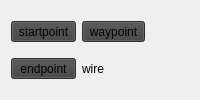
            <widget class="QWidget" name="wire">
             <layout class="QGridLayout" name="gridLayout_14">
              <item row="0" column="0">
               <widget class="QToolButton" name="toolButton_wire_startpoint">
                <property name="sizePolicy">
                 <sizepolicy hsizetype="Preferred" vsizetype="Fixed">
                  <horstretch>0</horstretch>
                  <verstretch>0</verstretch>
                 </sizepolicy>
                </property>
                <property name="palette">
                 <palette>
                  <active>
                   <colorrole role="Button">
                    <brush brushstyle="SolidPattern">
                     <color alpha="255">
                      <red>65</red>
                      <green>65</green>
                      <blue>65</blue>
                     </color>
                    </brush>
                   </colorrole>
                   <colorrole role="Base">
                    <brush brushstyle="SolidPattern">
                     <color alpha="255">
                      <red>65</red>
                      <green>65</green>
                      <blue>65</blue>
                     </color>
                    </brush>
                   </colorrole>
                   <colorrole role="Window">
                    <brush brushstyle="SolidPattern">
                     <color alpha="255">
                      <red>65</red>
                      <green>65</green>
                      <blue>65</blue>
                     </color>
                    </brush>
                   </colorrole>
                  </active>
                  <inactive>
                   <colorrole role="Button">
                    <brush brushstyle="SolidPattern">
                     <color alpha="255">
                      <red>65</red>
                      <green>65</green>
                      <blue>65</blue>
                     </color>
                    </brush>
                   </colorrole>
                   <colorrole role="Base">
                    <brush brushstyle="SolidPattern">
                     <color alpha="255">
                      <red>65</red>
                      <green>65</green>
                      <blue>65</blue>
                     </color>
                    </brush>
                   </colorrole>
                   <colorrole role="Window">
                    <brush brushstyle="SolidPattern">
                     <color alpha="255">
                      <red>65</red>
                      <green>65</green>
                      <blue>65</blue>
                     </color>
                    </brush>
                   </colorrole>
                  </inactive>
                  <disabled>
                   <colorrole role="Button">
                    <brush brushstyle="SolidPattern">
                     <color alpha="255">
                      <red>65</red>
                      <green>65</green>
                      <blue>65</blue>
                     </color>
                    </brush>
                   </colorrole>
                   <colorrole role="Base">
                    <brush brushstyle="SolidPattern">
                     <color alpha="255">
                      <red>65</red>
                      <green>65</green>
                      <blue>65</blue>
                     </color>
                    </brush>
                   </colorrole>
                   <colorrole role="Window">
                    <brush brushstyle="SolidPattern">
                     <color alpha="255">
                      <red>65</red>
                      <green>65</green>
                      <blue>65</blue>
                     </color>
                    </brush>
                   </colorrole>
                  </disabled>
                 </palette>
                </property>
                <property name="text">
                 <string>startpoint</string>
                </property>
                <property name="icon">
                 <iconset resource="config/icons.qrc">
                  <normaloff>:/icons/flag-green.png</normaloff>:/icons/flag-green.png</iconset>
                </property>
                <property name="toolButtonStyle">
                 <enum>Qt::ToolButtonTextBesideIcon</enum>
                </property>
               </widget>
              </item>
              <item row="1" column="0">
               <widget class="QToolButton" name="toolButton_wire_endpoint">
                <property name="sizePolicy">
                 <sizepolicy hsizetype="Preferred" vsizetype="Fixed">
                  <horstretch>0</horstretch>
                  <verstretch>0</verstretch>
                 </sizepolicy>
                </property>
                <property name="palette">
                 <palette>
                  <active>
                   <colorrole role="Button">
                    <brush brushstyle="SolidPattern">
                     <color alpha="255">
                      <red>65</red>
                      <green>65</green>
                      <blue>65</blue>
                     </color>
                    </brush>
                   </colorrole>
                   <colorrole role="Base">
                    <brush brushstyle="SolidPattern">
                     <color alpha="255">
                      <red>65</red>
                      <green>65</green>
                      <blue>65</blue>
                     </color>
                    </brush>
                   </colorrole>
                   <colorrole role="Window">
                    <brush brushstyle="SolidPattern">
                     <color alpha="255">
                      <red>65</red>
                      <green>65</green>
                      <blue>65</blue>
                     </color>
                    </brush>
                   </colorrole>
                  </active>
                  <inactive>
                   <colorrole role="Button">
                    <brush brushstyle="SolidPattern">
                     <color alpha="255">
                      <red>65</red>
                      <green>65</green>
                      <blue>65</blue>
                     </color>
                    </brush>
                   </colorrole>
                   <colorrole role="Base">
                    <brush brushstyle="SolidPattern">
                     <color alpha="255">
                      <red>65</red>
                      <green>65</green>
                      <blue>65</blue>
                     </color>
                    </brush>
                   </colorrole>
                   <colorrole role="Window">
                    <brush brushstyle="SolidPattern">
                     <color alpha="255">
                      <red>65</red>
                      <green>65</green>
                      <blue>65</blue>
                     </color>
                    </brush>
                   </colorrole>
                  </inactive>
                  <disabled>
                   <colorrole role="Button">
                    <brush brushstyle="SolidPattern">
                     <color alpha="255">
                      <red>65</red>
                      <green>65</green>
                      <blue>65</blue>
                     </color>
                    </brush>
                   </colorrole>
                   <colorrole role="Base">
                    <brush brushstyle="SolidPattern">
                     <color alpha="255">
                      <red>65</red>
                      <green>65</green>
                      <blue>65</blue>
                     </color>
                    </brush>
                   </colorrole>
                   <colorrole role="Window">
                    <brush brushstyle="SolidPattern">
                     <color alpha="255">
                      <red>65</red>
                      <green>65</green>
                      <blue>65</blue>
                     </color>
                    </brush>
                   </colorrole>
                  </disabled>
                 </palette>
                </property>
                <property name="text">
                 <string>endpoint</string>
                </property>
                <property name="icon">
                 <iconset resource="config/icons.qrc">
                  <normaloff>:/icons/flag-black.png</normaloff>:/icons/flag-black.png</iconset>
                </property>
                <property name="toolButtonStyle">
                 <enum>Qt::ToolButtonTextBesideIcon</enum>
                </property>
               </widget>
              </item>
              <item row="0" column="1">
               <widget class="QToolButton" name="toolButton_wire_waypoint">
                <property name="sizePolicy">
                 <sizepolicy hsizetype="Preferred" vsizetype="Fixed">
                  <horstretch>0</horstretch>
                  <verstretch>0</verstretch>
                 </sizepolicy>
                </property>
                <property name="palette">
                 <palette>
                  <active>
                   <colorrole role="Button">
                    <brush brushstyle="SolidPattern">
                     <color alpha="255">
                      <red>65</red>
                      <green>65</green>
                      <blue>65</blue>
                     </color>
                    </brush>
                   </colorrole>
                   <colorrole role="Base">
                    <brush brushstyle="SolidPattern">
                     <color alpha="255">
                      <red>65</red>
                      <green>65</green>
                      <blue>65</blue>
                     </color>
                    </brush>
                   </colorrole>
                   <colorrole role="Window">
                    <brush brushstyle="SolidPattern">
                     <color alpha="255">
                      <red>65</red>
                      <green>65</green>
                      <blue>65</blue>
                     </color>
                    </brush>
                   </colorrole>
                  </active>
                  <inactive>
                   <colorrole role="Button">
                    <brush brushstyle="SolidPattern">
                     <color alpha="255">
                      <red>65</red>
                      <green>65</green>
                      <blue>65</blue>
                     </color>
                    </brush>
                   </colorrole>
                   <colorrole role="Base">
                    <brush brushstyle="SolidPattern">
                     <color alpha="255">
                      <red>65</red>
                      <green>65</green>
                      <blue>65</blue>
                     </color>
                    </brush>
                   </colorrole>
                   <colorrole role="Window">
                    <brush brushstyle="SolidPattern">
                     <color alpha="255">
                      <red>65</red>
                      <green>65</green>
                      <blue>65</blue>
                     </color>
                    </brush>
                   </colorrole>
                  </inactive>
                  <disabled>
                   <colorrole role="Button">
                    <brush brushstyle="SolidPattern">
                     <color alpha="255">
                      <red>65</red>
                      <green>65</green>
                      <blue>65</blue>
                     </color>
                    </brush>
                   </colorrole>
                   <colorrole role="Base">
                    <brush brushstyle="SolidPattern">
                     <color alpha="255">
                      <red>65</red>
                      <green>65</green>
                      <blue>65</blue>
                     </color>
                    </brush>
                   </colorrole>
                   <colorrole role="Window">
                    <brush brushstyle="SolidPattern">
                     <color alpha="255">
                      <red>65</red>
                      <green>65</green>
                      <blue>65</blue>
                     </color>
                    </brush>
                   </colorrole>
                  </disabled>
                 </palette>
                </property>
                <property name="text">
                 <string>waypoint</string>
                </property>
                <property name="icon">
                 <iconset resource="config/icons.qrc">
                  <normaloff>:/icons/flag-blue.png</normaloff>:/icons/flag-blue.png</iconset>
                </property>
                <property name="toolButtonStyle">
                 <enum>Qt::ToolButtonTextBesideIcon</enum>
                </property>
               </widget>
              </item>
              <item row="0" column="2">
               <spacer name="horizontalSpacer_7">
                <property name="orientation">
                 <enum>Qt::Horizontal</enum>
                </property>
                <property name="sizeHint" stdset="0">
                 <size>
                  <width>40</width>
                  <height>20</height>
                 </size>
                </property>
               </spacer>
              </item>
              <item row="1" column="1">
               <widget class="QLabel" name="label_2">
                <property name="palette">
                 <palette>
                  <active>
                   <colorrole role="Button">
                    <brush brushstyle="SolidPattern">
                     <color alpha="255">
                      <red>65</red>
                      <green>65</green>
                      <blue>65</blue>
                     </color>
                    </brush>
                   </colorrole>
                   <colorrole role="Base">
                    <brush brushstyle="SolidPattern">
                     <color alpha="255">
                      <red>65</red>
                      <green>65</green>
                      <blue>65</blue>
                     </color>
                    </brush>
                   </colorrole>
                   <colorrole role="Window">
                    <brush brushstyle="SolidPattern">
                     <color alpha="255">
                      <red>65</red>
                      <green>65</green>
                      <blue>65</blue>
                     </color>
                    </brush>
                   </colorrole>
                  </active>
                  <inactive>
                   <colorrole role="Button">
                    <brush brushstyle="SolidPattern">
                     <color alpha="255">
                      <red>65</red>
                      <green>65</green>
                      <blue>65</blue>
                     </color>
                    </brush>
                   </colorrole>
                   <colorrole role="Base">
                    <brush brushstyle="SolidPattern">
                     <color alpha="255">
                      <red>65</red>
                      <green>65</green>
                      <blue>65</blue>
                     </color>
                    </brush>
                   </colorrole>
                   <colorrole role="Window">
                    <brush brushstyle="SolidPattern">
                     <color alpha="255">
                      <red>65</red>
                      <green>65</green>
                      <blue>65</blue>
                     </color>
                    </brush>
                   </colorrole>
                  </inactive>
                  <disabled>
                   <colorrole role="Button">
                    <brush brushstyle="SolidPattern">
                     <color alpha="255">
                      <red>65</red>
                      <green>65</green>
                      <blue>65</blue>
                     </color>
                    </brush>
                   </colorrole>
                   <colorrole role="Base">
                    <brush brushstyle="SolidPattern">
                     <color alpha="255">
                      <red>65</red>
                      <green>65</green>
                      <blue>65</blue>
                     </color>
                    </brush>
                   </colorrole>
                   <colorrole role="Window">
                    <brush brushstyle="SolidPattern">
                     <color alpha="255">
                      <red>65</red>
                      <green>65</green>
                      <blue>65</blue>
                     </color>
                    </brush>
                   </colorrole>
                  </disabled>
                 </palette>
                </property>
                <property name="text">
                 <string>wire</string>
                </property>
               </widget>
              </item>
             </layout>
            </widget>
